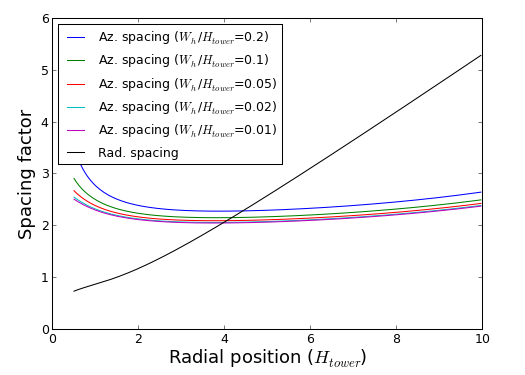

Here is the Python script that generated this plot:
from math import *


def spacing(r,hw):
    _tht = 1.
    
    phi_0 = atan(_tht/r);	#Elevation angle from the heliostats in the first row to the receiver
    tan_phi_0 = _tht/r;
    
    #H2 = Htemp->getHeight()/2.;			
    
    #hw = Htemp->getWidth();
    #hw = 0.05
    
    #The radial separation formula is the same for both round and rectangular heliostats
    
    rsep = 1.1442399/tan_phi_0-1.093519+3.0683558*phi_0-1.1255617*pow(phi_0,2);
    
    #Calculate azimuthal separation
    is_round = False
    if(is_round):
        #Round
        asep = 1.609666+0.29654848*phi_0+0.019137019/(phi_0-0.012341664);
        asep *= 1./(1.-rsep*hw/(_tht*2. * r));	#D1275 is always used.
        rsep *= .5;	#Correct for the half-size convention used
        
    else:
        #Rectangular
        asep = (1.7490871+0.63964099*phi_0+0.028726279/(phi_0-0.049023315));
        asep *= 1./(1.-rsep*hw/(_tht*2. * r));	#D1275 is always used.
        rsep *= .5;	#Correct for the half-size convention used
    
    return [rsep,asep]



import pylab as P

R = P.arange(0.5,10,.05)

P.figure(figsize=(7,5))
#for hw in [0.01, 0.02, 0.05, 0.1, 0.2]:
for hw in [0.2, 0.1, 0.05, 0.02, 0.01]:
    dA = []
    dR = []
    for r in R:
        dr, da = spacing(r,hw)
        dA.append(da)
        dR.append(dr)

    P.plot(R,dA,label="Az. spacing ($W_h$/$H_{tower}$=" + str(hw) + ")")
P.subplots_adjust(left=0.1,right=0.92,bottom=0.12,top=0.95)
P.plot(R,dR,"k-",label="Rad. spacing")
P.legend(loc="upper left",fontsize='medium')
P.xlabel("Radial position ($ H_{tower}$)",fontsize='x-large')
P.ylabel("Spacing factor",fontsize='x-large')
P.savefig("DelsolEmpiricalSpacing.png",dpi=75)
P.show()